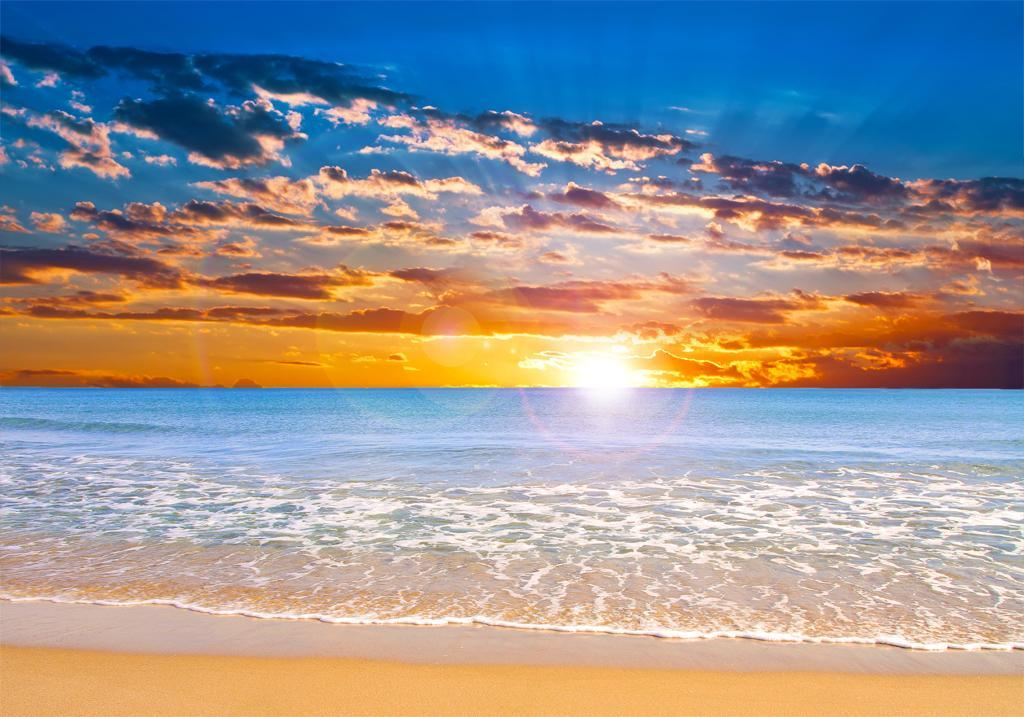
#> input picture image.jpg, 1024 x 717 px
$ python ex01.py image.jpg
#> lines starting #> are read from the running program, lines starting #| are printed output that depends on the picture
#> in main, img is the input picture: PIL image 1024x717 RGB; mean R, G, B 152.6, 149.5, 150.8
import sys
from PIL import Image, ImageOps


def show_rgb_channels(img):
    """שאלה 1: הצגת ערוצי RGB בנפרד"""
    r, g, b = img.split()
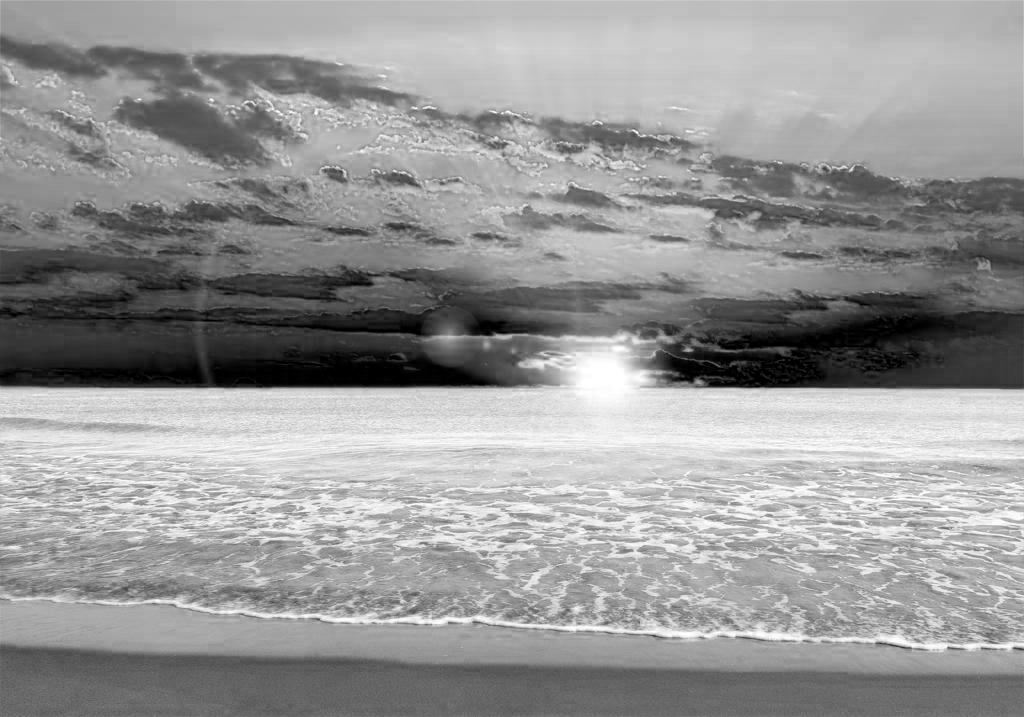
#> b: PIL image 1024x717 L; min 0, max 255, mean 150.8

    red_img = Image.merge("RGB", (r, Image.new("L", r.size), Image.new("L", r.size)))
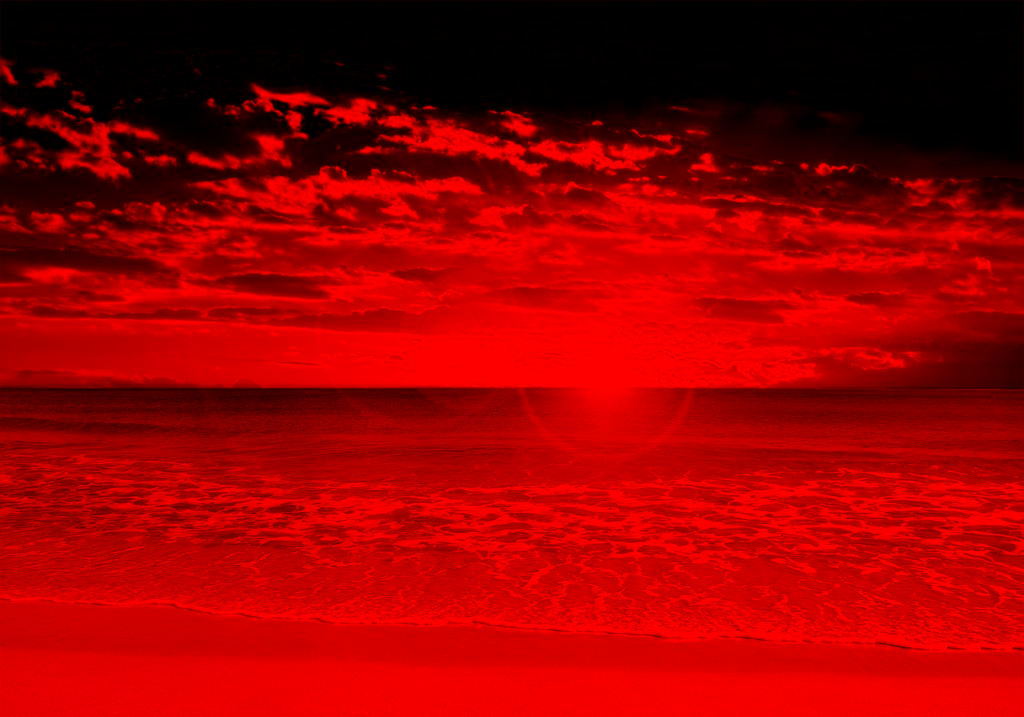
#> red_img: PIL image 1024x717 RGB; mean R, G, B 152.6, 0, 0
    green_img = Image.merge("RGB", (Image.new("L", g.size), g, Image.new("L", g.size)))
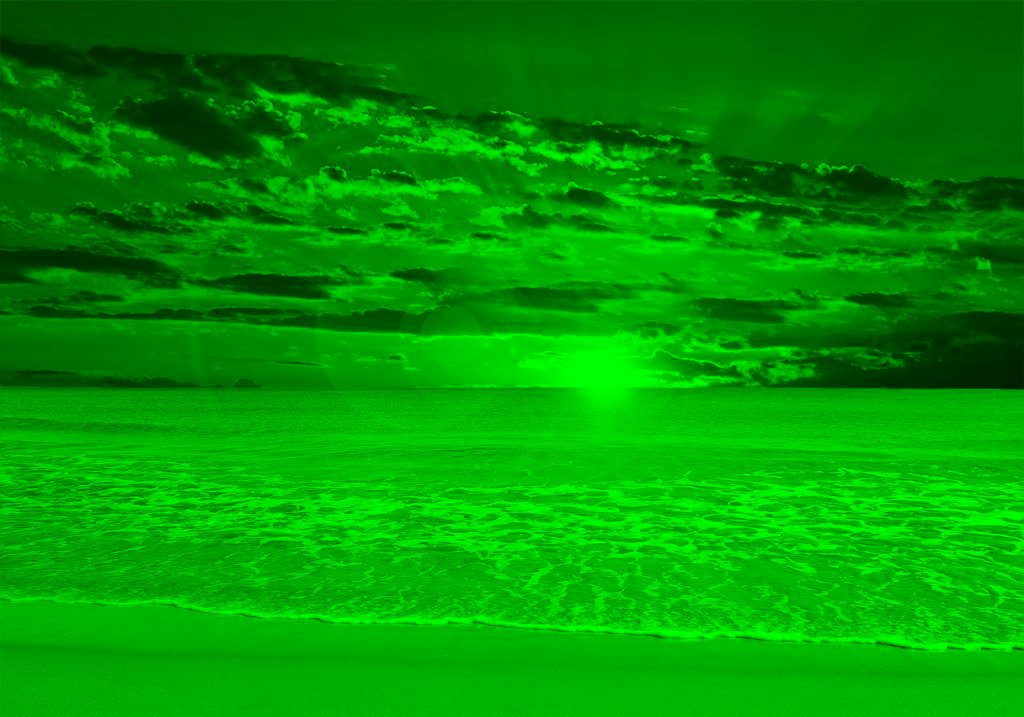
#> green_img: PIL image 1024x717 RGB; mean R, G, B 0, 149.5, 0
    blue_img = Image.merge("RGB", (Image.new("L", b.size), Image.new("L", b.size), b))
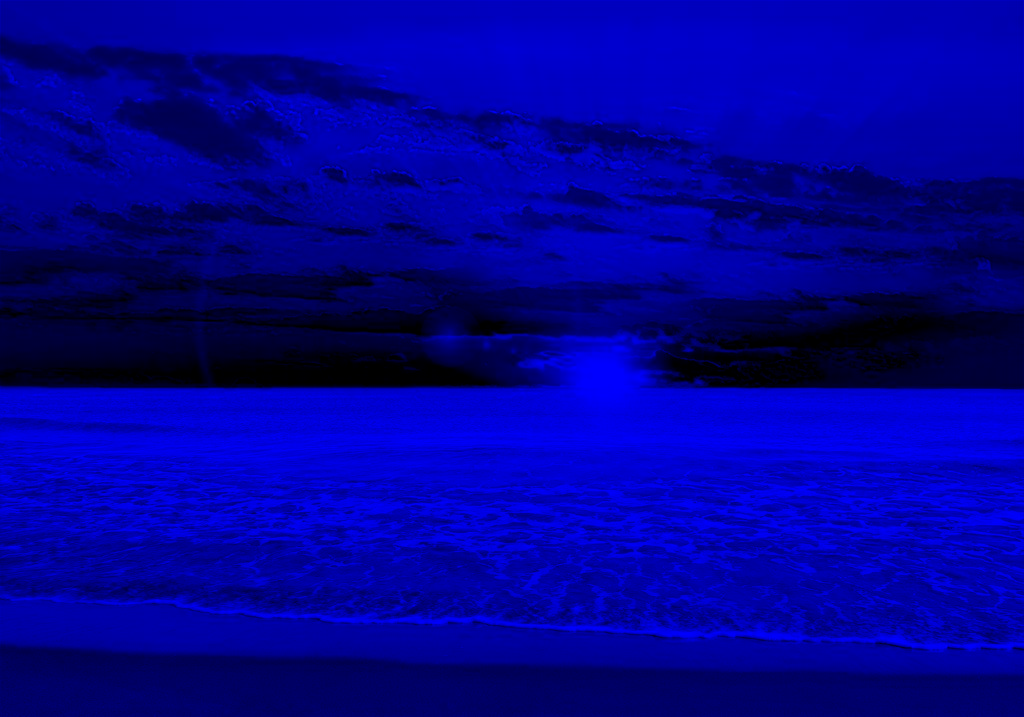
#> blue_img: PIL image 1024x717 RGB; mean R, G, B 0, 0, 150.8

    red_img.show(title="Red Channel")
    green_img.show(title="Green Channel")
    blue_img.show(title="Blue Channel")


def grayscale_and_histogram(img):
    """שאלה 2: שחור-לבן, היסטוגרמה ומתיחה"""
    gray_img = img.convert("L")
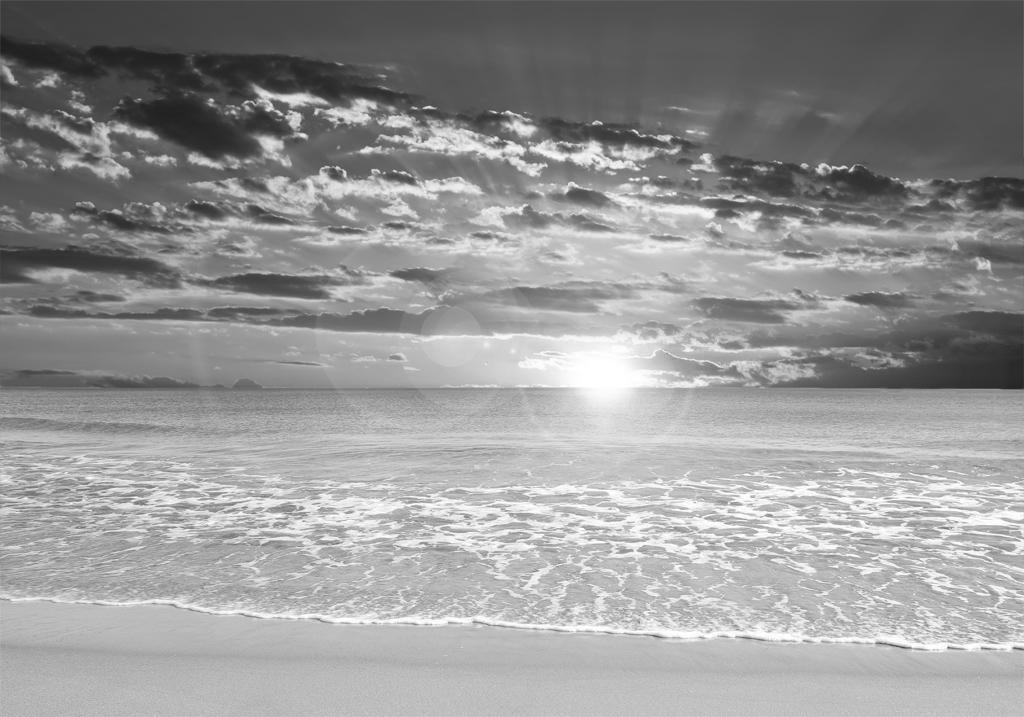
#> gray_img: PIL image 1024x717 L; min 29, max 255, mean 150.6
    gray_img.show(title="Grayscale Image")

    histogram = gray_img.histogram()
#> histogram = 256 values, max 11316 at index 186, min 0 at index 0, mean 2868
    print("Grayscale Histogram:")
    print(histogram)
#> (printed output is left out)

    stretched_img = ImageOps.autocontrast(gray_img)
    stretched_img.show(title="Stretched Grayscale Image")


def stretch_rgb_histogram(img):
    """שאלה 3: מתיחת היסטוגרמה לכל ערוץ צבע"""
    r, g, b = img.split()

    r_stretched = ImageOps.autocontrast(r)
    g_stretched = ImageOps.autocontrast(g)
    b_stretched = ImageOps.autocontrast(b)

    stretched_img = Image.merge("RGB", (r_stretched, g_stretched, b_stretched))
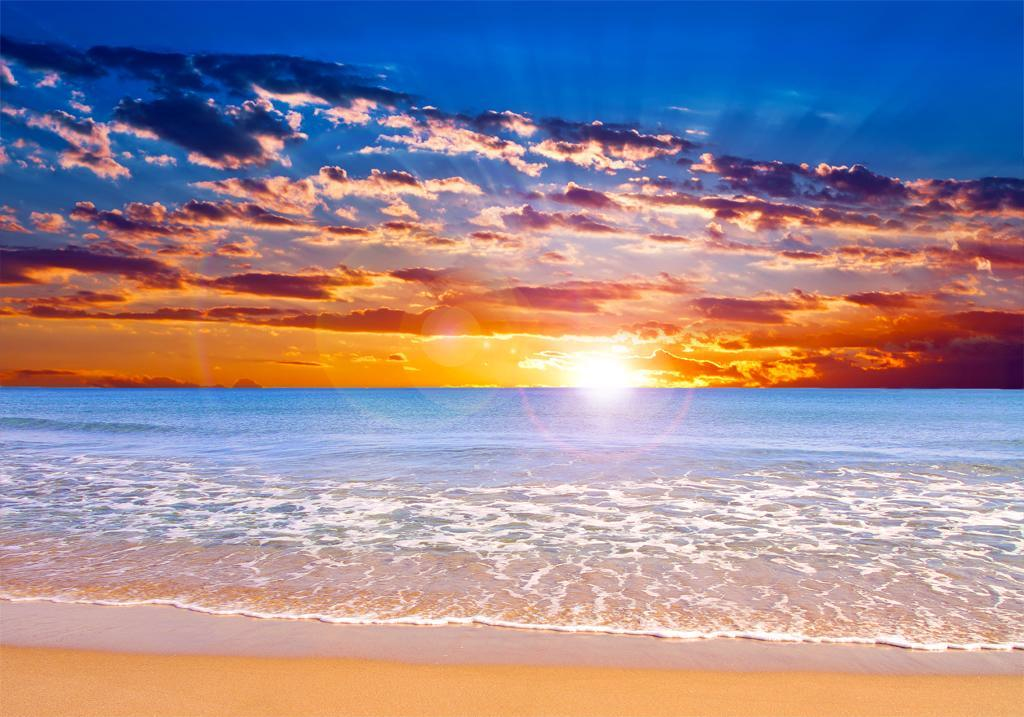
#> stretched_img: PIL image 1024x717 RGB; mean R, G, B 152.6, 137.6, 150.8
    stretched_img.show(title="Stretched RGB Image")


def main():
    if len(sys.argv) < 2:
        print(f"Usage: python {sys.argv[0]} image-filename")
        exit(-1)

    image_path = sys.argv[1]
    img = Image.open(image_path)

    # שאלה 1
    show_rgb_channels(img)

    # שאלה 2
    grayscale_and_histogram(img)

    # שאלה 3
    stretch_rgb_histogram(img)


if __name__ == "__main__":
    main()
